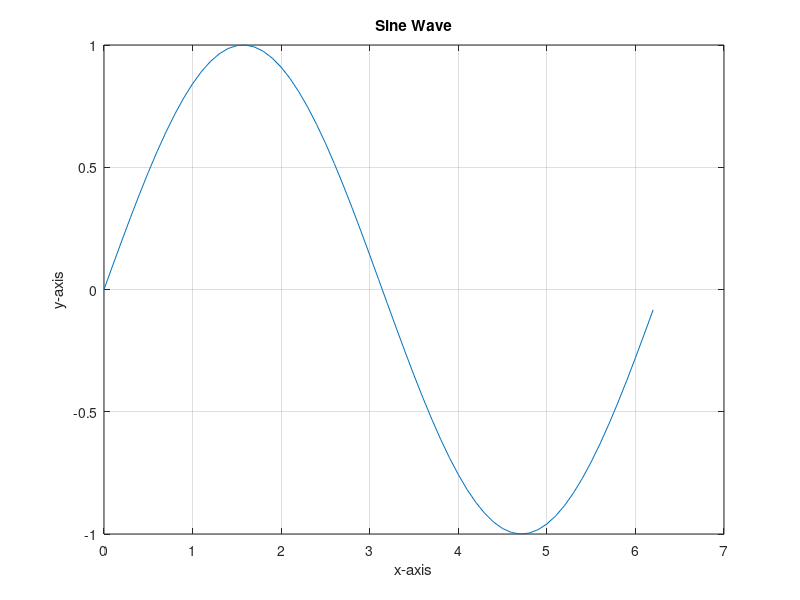

Recreate this plot in MATLAB.
x = 0:0.1:2*pi; % Generate data
y = sin(x);     % Compute sine

plot(x, y);     % Plot the sine curve
title('Sine Wave');
xlabel('x-axis');
ylabel('y-axis');
grid on;

print -dpng 'sine_wave.png'; % Save as PNG
